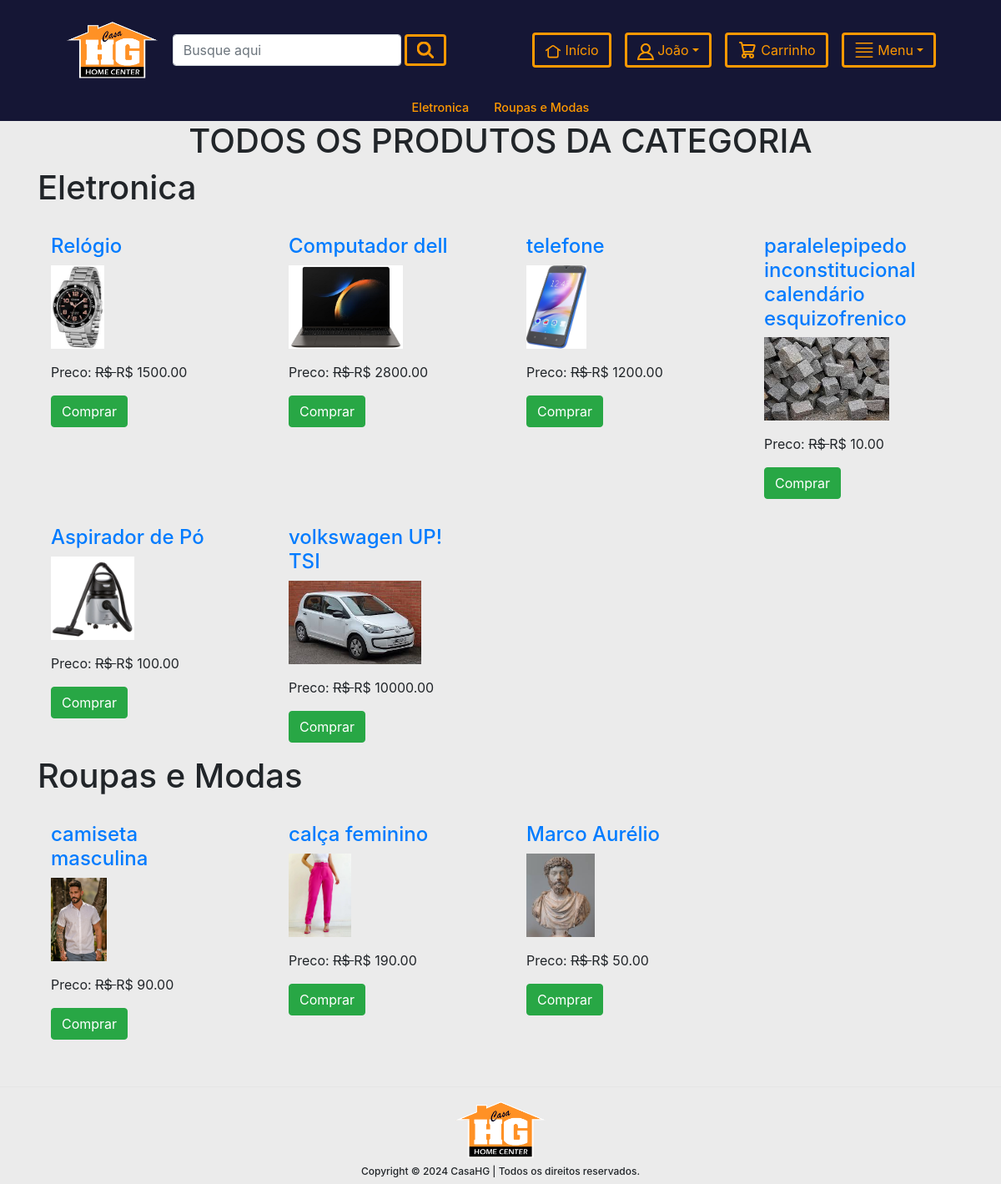
The page /todos-produtos/ (signed in) on the database its author committed.
### app/models.py (models this page shows, shortened)
class Empresa(models.Model):
    titulo = models.CharField(max_length=200)
    link = models.CharField(max_length=200,null=True,blank=True)
    image = models.ImageField(upload_to="empresas")

class Cliente(models.Model):
    user = models.OneToOneField(User, on_delete=models.CASCADE)
    nome = models.CharField(max_length=200,default="")
    sobrenome = models.CharField(max_length=200,default="")
    cpf_ou_cnpj = models.CharField(max_length=14,default="")
    cpf_ou_cnpj_formatado = models.CharField(max_length=20, default="")
    bool_cpf_cnpj = models.BooleanField(default=False)
    email = models.EmailField(default=2)
    telefone = models.CharField(max_length=19,default="")
    data_criacao = models.DateTimeField(auto_now_add=True)

class Categoria(models.Model):
    titulo = models.CharField(max_length=200)
    slug = models.SlugField(unique=True)

class Produto(models.Model):
    codigo = models.CharField(max_length=10) #codigo interno consistente com sistema
    descricao = models.CharField(max_length=200)
    codigo_GTIN = models.CharField(max_length=14) #se o produto não tiver codigo GTIN cadastrado, usar codigo interno
    preco_unitario_bruto = models.DecimalField(max_digits=10, decimal_places=2) #preço cheio, sem desconto
    desconto_dinheiro = models.DecimalField(max_digits=10, decimal_places=2) # em %, percentual de desconto para pagamento em dinheiro, aplicado no preco_unitario_bruto
    desconto_retira = models.DecimalField(max_digits=10,decimal_places=2)  # em %, percentual de desconto para compras para retirada no depósito, aplicado no preco_unitario_bruto
    unidade = models.CharField(max_length=30,default="un") #unidade em que o produto é comercializado
    fechamento_embalagem = models.DecimalField(max_digits=10, decimal_places=2, default=1.00)
    slug = models.SlugField(unique=True)
    Categoria = models.ForeignKey(Categoria,on_delete=models.CASCADE)
    image = models.ImageField(upload_to="produtos")
    titulo = models.CharField(max_length=200)
    venda = models.DecimalField(max_digits=10, decimal_places=2)
    garantia = models.CharField(max_length=300,null=True,blank=True)
    return_devolucao = models.CharField(max_length=300,null=True,blank=True)
    visualizacao = models.PositiveIntegerField(default=0)

### app/views.py (the view)
# urls.py: path("todos-produtos/",TodosProdutosView.as_view(),name="Todosprodutos"),
class TodosProdutosView(LojaMixin, BaseContextMixin, TemplateView):
    template_name = "todos-produtos.html"
    def get_context_data(self, **kwargs):
        context = super().get_context_data(**kwargs)
        return context

### app/context_processors.py (called while the page is built)
def add_empresa_to_context(request):
    return {'empresa': Empresa.objects.first(), 'debug_var': 'Debug Variable'}

### app/views.py (called while the page is built)
    def dispatch(self,request,*args,**kwargs):
        carro_id = request.session.get("carro_id")
        if carro_id:
            carro_obj = Carro.objects.get(id=carro_id)
            if request.user.is_authenticated and request.user.cliente:
                carro_obj.cliente = request.user.cliente
                carro_obj.save()
        else:
            carro_obj = Carro.objects.create(total=0)
            self.request.session['carro_id'] = carro_obj.id
        return super().dispatch(request,*args,**kwargs)

    def get_context_data(self, **kwargs):
        context = super().get_context_data(**kwargs)
        context['todoscategorias'] = Categoria.objects.all()
        context['footer'] = Empresa.objects.all()
        return context

### templates/todos-produtos.html (shortened to what this page needs)
{% extends 'base.html' %}
{% block content %}
<div class="container">
    <h1 class="text-center">TODOS OS PRODUTOS DA CATEGORIA</h1>
    {% for cat in todoscategorias %}
    <h1>{{cat.titulo}}</h1>
    <div class="row mt-3">
        {%for p in cat.produto_set.all%}
        <div class="col-lg-3 col-md-4 col-sm-6">
            <div class = "m-3">
                <h4><a href="{% url 'lojaapp:produtodetalhe' p.slug %}">{{p.titulo}}</a></h4>
                <img style="height:100px; object-fit:cover;" class="zoom-effect img-fluid" src="{{p.image.url}}" alt="">
                <p class="mt-3">Preco: <strike> R$ {{p.preco_mercado}}</strike> R$ {{p.venda}}</p>
                <a href="" class="btn btn-success">Comprar</a>
            </div>
        </div>
        {% endfor %}
    </div>
    {% endfor %}
</div>
{% endblock %}

### templates/base.html (shortened to what this page needs)
{% load humanize %}
{% load l10n %}
<!doctype html>
<html lang="en">
<head>
    <link rel="stylesheet" href="https://cdn.jsdelivr.net/npm/bootstrap@5.3.2/dist/css/bootstrap.min.css">
    {% load static %}
    <link rel="stylesheet" href="https://stackpath.bootstrapcdn.com/bootstrap/4.3.1/css/bootstrap.min.css">
    <link rel="stylesheet" type="text/css" href="{% static 'css/base.css' %}">
</head>
<body>
    <div class="form-custom-background container-fluid grande">
        <div class="form-custom-background">
            <div class="d-flex align-items-center text-center" style="height: 120px;">
                <div class="col d-flex align-items-center text-center" style="flex: 2;">
                    <a href="{% url 'lojaapp:home' %}" class="mt-3 mb-3 ml-5 me-3">
                            <img style="height:70px; object-fit:cover;" src="{{ empresa.image.url }}" alt="" class="img-fluid">
                    </a>
                    <form class="d-flex mt-3 mb-3" method="get" action="{% url 'lojaapp:pesquisar' %}" >
                        <input class="form-control custom-max-width-input mt-4 mb-4 me-1" type="search" placeholder="Busque aqui" name="query" value="{{ request.GET.query }}">
                        <button class="btn btn-custom font-weight-bold mt-4 mb-4" type="submit">
                            <svg width="20" height="20" xmlns="http://www.w3.org/2000/svg" viewBox="0 0 19.9 19.7" style="stroke-width: 3;"><g fill="none" stroke="currentColor"><path stroke-linecap="square" d="M18.5 18.3l-3.4-3.4"/><circle cx="8" cy="8" r="7"/></g></svg>
                        </button>
                    </form>
                </div>
                <div class="col d-flex align-items-center text-center justify-content-end" style="flex: 1;">
                    <form class="mt-3 mb-3 me-3">
                        <a class=" btn btn-custom mt-4 mb-4" href="{% url 'lojaapp:home' %}">
                            <div>
                            </div>
                            <div class="texto-menu" >
                                &nbsp;Início
                            </div>
                        </a>
                    </form>
                    {% if request.user.cliente %}
                        <form class="dropdown mt-3 mb-3 me-3">
                            <a class="dropdown-toggle btn btn-custom mt-4 mb-4" href="#" id="navbarDropdown2" role="button" data-toggle="dropdown" aria-haspopup="true" aria-expanded="false">
                                <div>
                                </div>
                                <div class="texto-menu">
                                    &nbsp;{{ request.user.cliente.nome }}
                                </div>
                            </a>
                        </form>
                    {% endif %}
                    <form action="{% url 'lojaapp:meucarro' %}" method="get" class="mt-3 mb-3 me-3">
                        <button class="btn btn-custom mt-4 mb-4">
                            <div class="texto-menu" >
                                &nbsp;Carrinho
                            </div>
                        </button>
                    </form>
                    <form class="dropdown mt-3 mb-3 mr-5">
                        <a class="dropdown-toggle btn btn-custom mt-4 mb-4" href="#" id="navbarDropdown" role="button" data-toggle="dropdown" aria-haspopup="true" aria-expanded="false">
                            <div class="texto-menu" >&nbsp;Menu</div>
                        </a>
                    </form>
                </div>
            </div>
        </div>
    </div>
    {% include "barra_macro_grupos.html" %}
    {% block content %}
    {% endblock content %}
    <br>
    <hr>
    <footer class="container" style="background-color: transparent; box-shadow: none;">
        <div class="row justify-content-center">
            <div class="col-3" style="display:flex; justify-content: center;">
                {% for empresa in footer %}
                    <a href=""><img src="{{ empresa.image.url }}" style="height: 70px;"></a>
                {% endfor %}
            </div>
            <div class="col-12">
                <h1 class="my-2" style="align-items: center; justify-content: center; font-size: 12px; display:flex;">Copyright © 2024 CasaHG | Todos os direitos reservados.</h1>
            </div>
        </div>
    </footer>
</body>
</html>

### templates/barra_macro_grupos.html
<div class="form-custom-background d-flex" style="justify-content: center; align-items: center;">
    {% for c in todoscategorias %}
        <a href="{% url 'lojaapp:categoria' c.slug %}" style="color: inherit;">
            <div class="col texto-cor-secundaria">
                <h5 style="font-size:0.9rem;">{{c.titulo}}</h5>
            </div>
        </a>
    {% endfor %}
</div>

### static/css/base.css (style rules this page uses)
.zoom-effect { transition: transform 0.3s ease-in-out; }
.custom-max-width-input { max-width: 300px; }
.btn-custom { background-color: #151635; color: #ff9900; border-color: #ff9900; border-width: 3px; display: flex; justify-content: space-between; align-items: center; }
.form-custom-background { background-color: #151635; }
.texto-cor-secundaria { color: #ff9900; transition: 0.3s ease-in-out; }
body { background-color: #EBEBEB; }

### rows shown on the page
Empresa: image (picture)
Categoria: titulo "Eletronica"
Categoria: titulo "Roupas e Modas"
Produto: titulo "Relógio", image (picture), venda "1500.00"
Produto: titulo "Computador dell", image (picture), venda "2800.00"
Produto: titulo "telefone", image (picture), venda "1200.00"
Produto: titulo "paralelepipedo inconstitucional calendário esquizofrenico", image (picture), venda "10.00"
Produto: titulo "Aspirador de Pó", image (picture), venda "100.00"
Produto: titulo "volkswagen UP! TSI", image (picture), venda "10000.00"
Produto: titulo "camiseta masculina", image (picture), venda "90.00"
Produto: titulo "calça feminino", image (picture), venda "190.00"
Produto: titulo "Marco Aurélio", image (picture), venda "50.00"

### other values the page prints
{{ request.user.cliente.nome }} "João"
